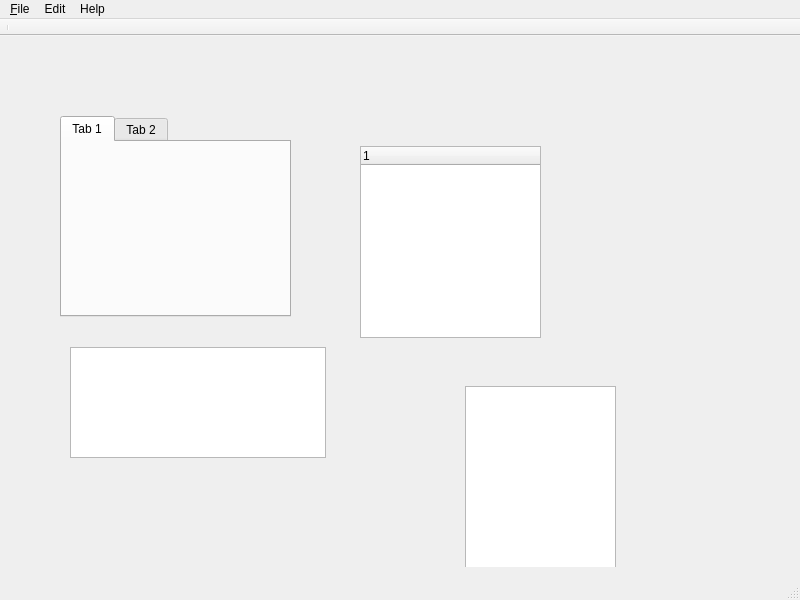
<?xml version="1.0" encoding="UTF-8"?>
<ui version="4.0">
 <class>MainWindow</class>
 <widget class="QMainWindow" name="MainWindow">
  <property name="geometry">
   <rect>
    <x>0</x>
    <y>0</y>
    <width>800</width>
    <height>600</height>
   </rect>
  </property>
  <property name="windowTitle">
   <string>MainWindow</string>
  </property>
  <widget class="QWidget" name="centralwidget">
   <widget class="QWidget" name="widget" native="true">
    <property name="geometry">
     <rect>
      <x>20</x>
      <y>60</y>
      <width>631</width>
      <height>471</height>
     </rect>
    </property>
    <property name="autoFillBackground">
     <bool>false</bool>
    </property>
    <widget class="QTableWidget" name="tableWidget">
     <property name="geometry">
      <rect>
       <x>50</x>
       <y>251</y>
       <width>256</width>
       <height>111</height>
      </rect>
     </property>
    </widget>
    <widget class="QTabWidget" name="tabWidget">
     <property name="geometry">
      <rect>
       <x>40</x>
       <y>20</y>
       <width>231</width>
       <height>201</height>
      </rect>
     </property>
     <property name="currentIndex">
      <number>0</number>
     </property>
     <widget class="QWidget" name="tab">
      <attribute name="title">
       <string>Tab 1</string>
      </attribute>
     </widget>
     <widget class="QWidget" name="tab_2">
      <attribute name="title">
       <string>Tab 2</string>
      </attribute>
     </widget>
    </widget>
    <widget class="QTreeWidget" name="treeWidget">
     <property name="geometry">
      <rect>
       <x>340</x>
       <y>50</y>
       <width>181</width>
       <height>192</height>
      </rect>
     </property>
     <column>
      <property name="text">
       <string notr="true">1</string>
      </property>
     </column>
    </widget>
    <widget class="QListView" name="listView">
     <property name="geometry">
      <rect>
       <x>445</x>
       <y>290</y>
       <width>151</width>
       <height>192</height>
      </rect>
     </property>
    </widget>
   </widget>
  </widget>
  <widget class="QMenuBar" name="menubar">
   <property name="geometry">
    <rect>
     <x>0</x>
     <y>0</y>
     <width>800</width>
     <height>21</height>
    </rect>
   </property>
   <widget class="QMenu" name="menu_File">
    <property name="title">
     <string>&amp;File</string>
    </property>
    <addaction name="actionNew"/>
    <addaction name="actionSave"/>
    <addaction name="actionSave_As"/>
    <addaction name="actionOpen"/>
    <addaction name="separator"/>
    <addaction name="actionExit"/>
   </widget>
   <widget class="QMenu" name="menuEdit">
    <property name="title">
     <string>Edit</string>
    </property>
    <addaction name="actionUndo"/>
    <addaction name="actionRedo"/>
    <addaction name="separator"/>
    <addaction name="actionCut"/>
    <addaction name="actionCopy"/>
    <addaction name="actionPaste"/>
   </widget>
   <widget class="QMenu" name="menuHelp">
    <property name="title">
     <string>Help</string>
    </property>
    <addaction name="actionAbout"/>
   </widget>
   <addaction name="menu_File"/>
   <addaction name="menuEdit"/>
   <addaction name="menuHelp"/>
  </widget>
  <widget class="QStatusBar" name="statusbar"/>
  <widget class="QToolBar" name="toolBar">
   <property name="windowTitle">
    <string>toolBar</string>
   </property>
   <property name="movable">
    <bool>false</bool>
   </property>
   <property name="toolButtonStyle">
    <enum>Qt::ToolButtonTextBesideIcon</enum>
   </property>
   <property name="floatable">
    <bool>false</bool>
   </property>
   <attribute name="toolBarArea">
    <enum>TopToolBarArea</enum>
   </attribute>
   <attribute name="toolBarBreak">
    <bool>true</bool>
   </attribute>
   <addaction name="separator"/>
  </widget>
  <action name="actionAbout">
   <property name="text">
    <string>About</string>
   </property>
  </action>
  <action name="actionUndo">
   <property name="text">
    <string>Undo</string>
   </property>
  </action>
  <action name="actionRedo">
   <property name="text">
    <string>Redo</string>
   </property>
  </action>
  <action name="actionNew">
   <property name="text">
    <string>New ...</string>
   </property>
  </action>
  <action name="actionSave">
   <property name="text">
    <string>Save</string>
   </property>
  </action>
  <action name="actionSave_As">
   <property name="text">
    <string>Save as</string>
   </property>
  </action>
  <action name="actionOpen">
   <property name="text">
    <string>Open</string>
   </property>
  </action>
  <action name="actionExit">
   <property name="text">
    <string>Exit</string>
   </property>
  </action>
  <action name="actionCut">
   <property name="text">
    <string>Cut</string>
   </property>
  </action>
  <action name="actionCopy">
   <property name="text">
    <string>Copy</string>
   </property>
  </action>
  <action name="actionPaste">
   <property name="text">
    <string>Paste</string>
   </property>
  </action>
 </widget>
 <resources/>
 <connections/>
</ui>
